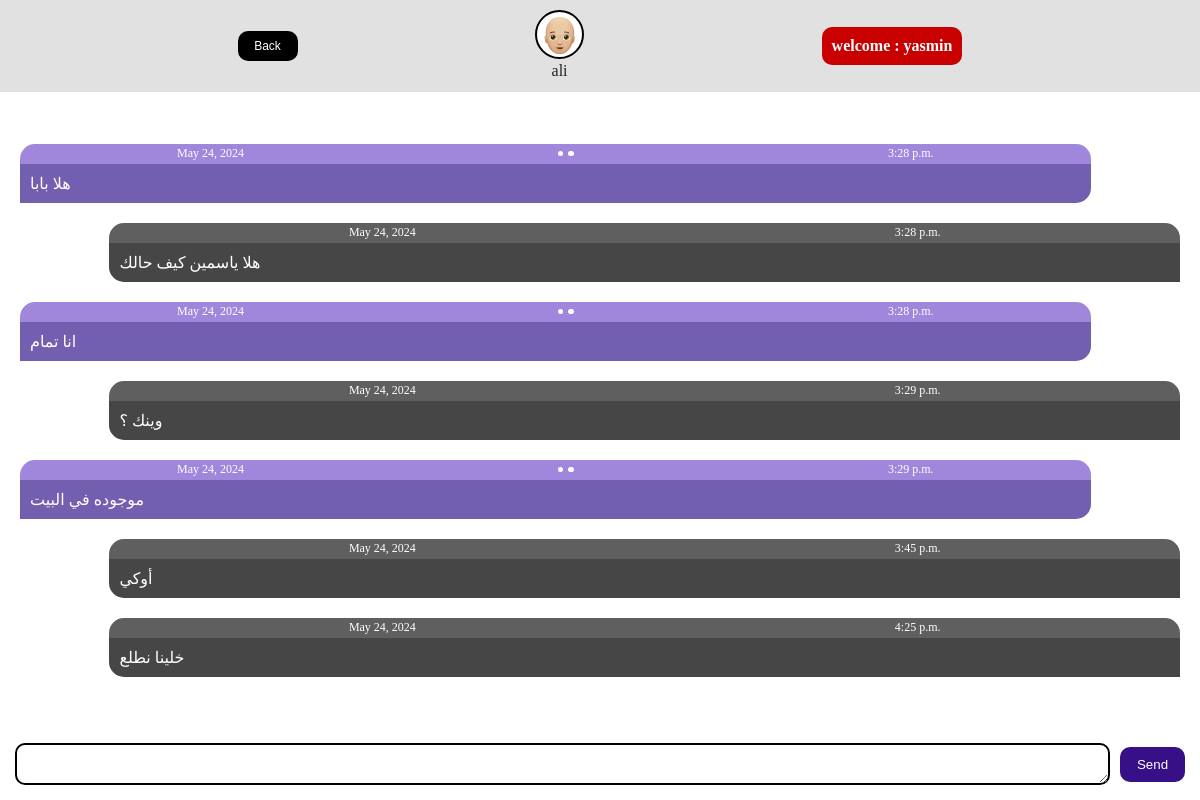
/chat_person/ali/ali (signed in), run on an earlier commit of the app's database.
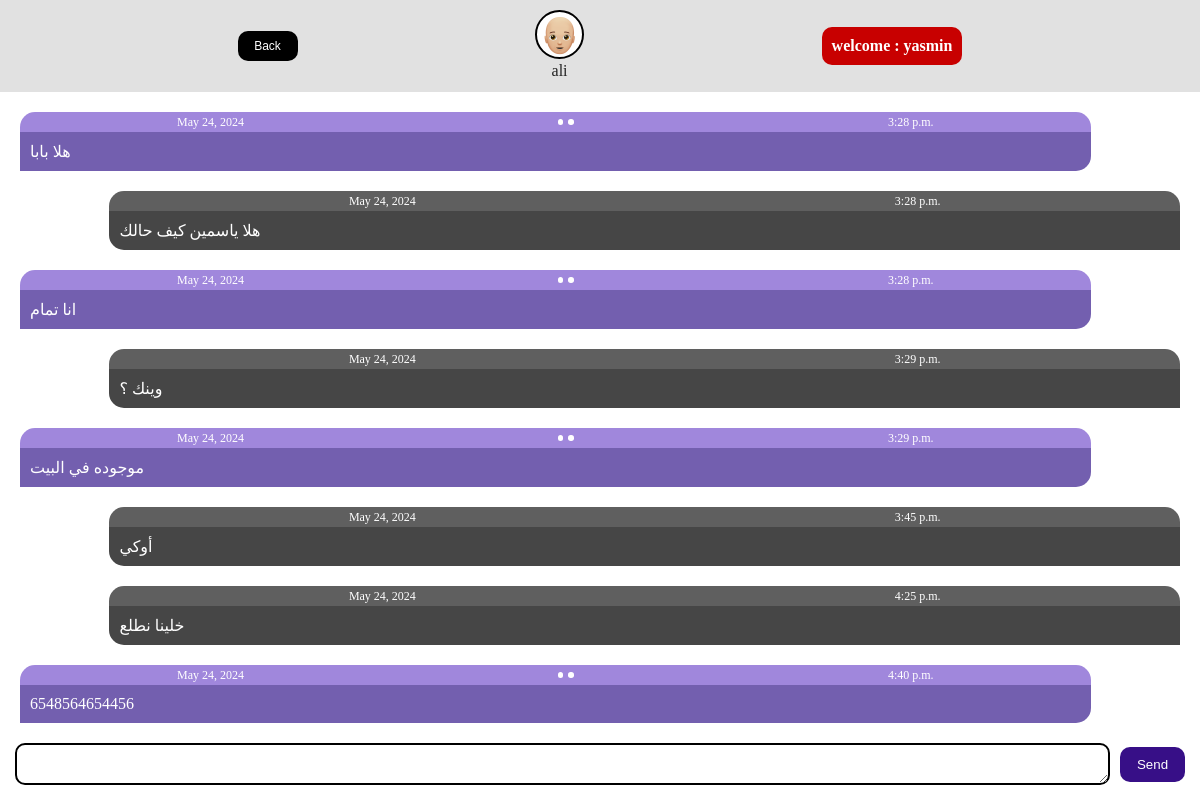
And on a later commit of the database.
### chat/models.py (models this page shows)
class MessageChat(models.Model):
    from_who      = models.ForeignKey(User, on_delete=models.CASCADE, related_name='messages_from')
    to_who        = models.ForeignKey(User, on_delete=models.CASCADE, related_name='messages_to')
    message       = models.TextField()
    date          = models.DateField(null=True)
    time          = models.TimeField(null=True)
    has_been_seen = models.BooleanField(default=False)

### chat/views.py (the view)
# urls.py: path('chat_person/<str:you>/<str:user_name>', views.Chat_person.as_view(), name='chat_person'),
class Chat_person(View):
    def get(self, request, user_name,you):
        to_user = User.objects.get(username = user_name)
        old_messages = MessageChat.objects.filter(Q(from_who = request.user, to_who = to_user) | Q(from_who = to_user, to_who = request.user)).order_by("date", "time")
        return render(request, 'chat/chat_person.html',{"user_name":user_name, "old_messages":old_messages})

### chat/templates/chat/chat_person.html (shortened to what this page needs)
{% load static %}
<!DOCTYPE html>
<html lang="en">
<head>
</head>
<body>
    <header>
        <a href="{%url 'home'%}"><button>Back</button></a>
        <div>
            <img src="{%static 'chat/face.png'%}">
            <p>{{user_name}}</p>
        </div>
        <p class="name-of-sender">welcome : {{request.user}}</p>
    </header>
    <main id="messages-area">
        {%for message in old_messages%}
        {%if message.from_who == request.user%}
        <section class="to">
            <div class="details">
                <p>{{message.date}}</p>
                <div class="status"><div></div><div></div></div>
                <p>{{message.time}}</p>
            </div>
            <div class="message">
                <p style="overflow-wrap: anywhere;">{{message.message}}</p>
            </div>
        </section>
        {%else%}
        <section class="from">
            <div class="details">
                <p>{{message.date}}</p>
                <p>{{message.time}}</p>
            </div>
            <div class="message">
                <p style="overflow-wrap: anywhere;">{{message.message}}</p>
            </div>
        </section>
        {%endif%}
        {%endfor%}
        </main>
    <footer>
        <textarea name="text" oninput="this.style.height = ''; this.style.height = this.scrollHeight +'px'" id="the-message-to-send"></textarea>
        <button id="send-message-button">Send</button>
    </footer>
</body>
</html>

### chat/templates/chat/chat_person.html (style rules this page uses)
body { padding: 0; margin: 0; border: 0; display: grid; grid-template-rows: auto auto auto; align-content: space-between; height: 100dvh; }
a { text-decoration: none; }
header { display: flex; flex-direction: row; align-items: center; justify-content: space-evenly; padding: 5px; background-color: rgb(225, 225, 225); position: relative; }
header div { display: flex; flex-direction: column; align-items: center; justify-content: space-evenly; padding: 5px; background-color: rgb(225, 225, 225); position: relative; }
header img { padding: 2.5px; border-width: 2.5px; border-color: rgb(0, 0, 0); border-style: solid; border-radius: 50%; width: 40px; height: 40px; background-color: rgb(255, 255, 255); margin: 0; }
header p { color: rgb(35, 35, 35); margin: 0; padding: 2.5px; }
header button { margin: 0; border: 0; border-radius: 10px; background-color: rgb(0, 0, 0); color: rgb(255, 255, 255); width: 60px; height: 30px; font-size: 12px; }
.name-of-sender { border-radius: 10px; background-color: rgb(200, 0, 0); padding: 10px; color: rgb(255, 255, 255); font-weight: bold; }
main { display: flex; flex-direction: column; overflow: auto; margin: 5px; padding: 5px; max-width: 100%; }
main section { display: flex; flex-direction: column; margin: 5px; padding: 5px; }
main section > div { display: flex; flex-direction: column; margin: 0; padding: 0; border: 0; }
main .to { margin-right: 8%; }
main .to .details { display: grid; grid-template-columns: auto auto auto; border-top-right-radius: 15px; border-top-left-radius: 15px; background-color: rgb(160, 135, 220); margin: 0; padding: 0; border: 0; }
main .to .details > p { font-size: 12px; color: rgb(255, 255, 255); text-align: center; margin: 0; padding: 2.5px; border: 0; }
main .to .message { display: flex; border-bottom-right-radius: 15px; margin: 0; padding: 0; border: 0; background-color: rgb(115, 95, 175); }
main .to .message > p { color: rgb(255, 255, 255); margin: 0; padding: 10px; border: 0; text-wrap: wrap; text-overflow: clip; }
main .from { margin-left: 8%; }
main .from .details { display: grid; grid-template-columns: auto auto; border-top-right-radius: 15px; border-top-left-radius: 15px; background-color: rgb(95, 95, 95); margin: 0; padding: 0; border: 0; }
main .from .details > p { font-size: 12px; color: rgb(255, 255, 255); text-align: center; margin: 0; padding: 2.5px; border: 0; }
main .from .message { display: flex; border-bottom-right-radius: 0; border-bottom-left-radius: 15px; margin: 0; padding: 0; border: 0; background-color: rgb(70, 70, 70); }
main .from .message > p { color: rgb(255, 255, 255); margin: 0; padding: 10px; border: 0; text-wrap: wrap; }
footer { display: flex; align-items: center; justify-content: center; margin: 5px; padding: 5px; }
footer > button { margin: 0; border: 0; border-radius: 10px; background-color: rgb(55, 15, 135); color: rgb(255, 255, 255); width: 65px; height: 35px; margin: 5px; }
footer > textarea { margin: 5px; padding: 5px; border-radius: 10px; border-color: rgb(0, 0, 0); border-width: 2.5px; border-style: solid; max-height: 200px; font-size: small; text-align: right; flex-grow: 1; }
.details .status { display: flex; justify-content: center; align-items: center; }
.details .status div { margin: 2.5px; width: 5.5px; height: 5.5px; background-color: rgb(255, 255, 255); border-radius: 50%; }

What changed in the data, as far as the page shows it:
added MessageChat: date "May 24, 2024", time "4:40 p.m.", message "6548564654456"
